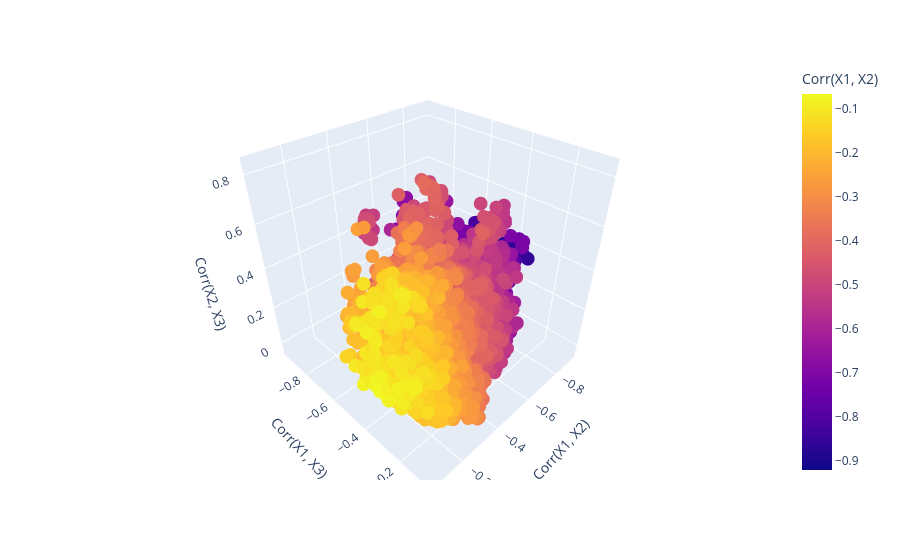

Write notebook code for a chart like this one.
### Code cell
df = pd.DataFrame(correlation_triplets, columns=["Corr(X1, X2)", "Corr(X1, X3)", "Corr(X2, X3)"])
fig = px.scatter_3d(df, x="Corr(X1, X2)", y="Corr(X1, X3)", z="Corr(X2, X3)", color="Corr(X1, X2)")
fig.show()

### Figure 1 — Plotly figure (JSON) as saved in the notebook; plotly's stock layout.template omitted (floating-point values rounded to 4 significant figures; data arrays with more than 128 entries replaced by an {"elided": "..."} marker saying what was removed)
{"data": [{"hovertemplate": "Corr(X1, X2)=%{marker.color}<br>Corr(X1, X3)=%{y}<br>Corr(X2, X3)=%{z}<extra></extra>", "legendgroup": "", "marker": {"color": {"elided": "10000 float values"}, "coloraxis": "coloraxis", "symbol": "circle"}, "mode": "markers", "name": "", "scene": "scene", "showlegend": false, "type": "scatter3d", "x": {"elided": "10000 float values"}, "y": {"elided": "10000 float values"}, "z": {"elided": "10000 float values"}}], "layout": {"coloraxis": {"colorbar": {"title": {"text": "Corr(X1, X2)"}}, "colorscale": [[0, "#0d0887"], [0.1111, "#46039f"], [0.2222, "#7201a8"], [0.3333, "#9c179e"], [0.4444, "#bd3786"], [0.5556, "#d8576b"], [0.6667, "#ed7953"], [0.7778, "#fb9f3a"], [0.8889, "#fdca26"], [1, "#f0f921"]]}, "legend": {"tracegroupgap": 0}, "margin": {"t": 60}, "scene": {"domain": {"x": [0, 1], "y": [0, 1]}, "xaxis": {"title": {"text": "Corr(X1, X2)"}}, "yaxis": {"title": {"text": "Corr(X1, X3)"}}, "zaxis": {"title": {"text": "Corr(X2, X3)"}}}}}
